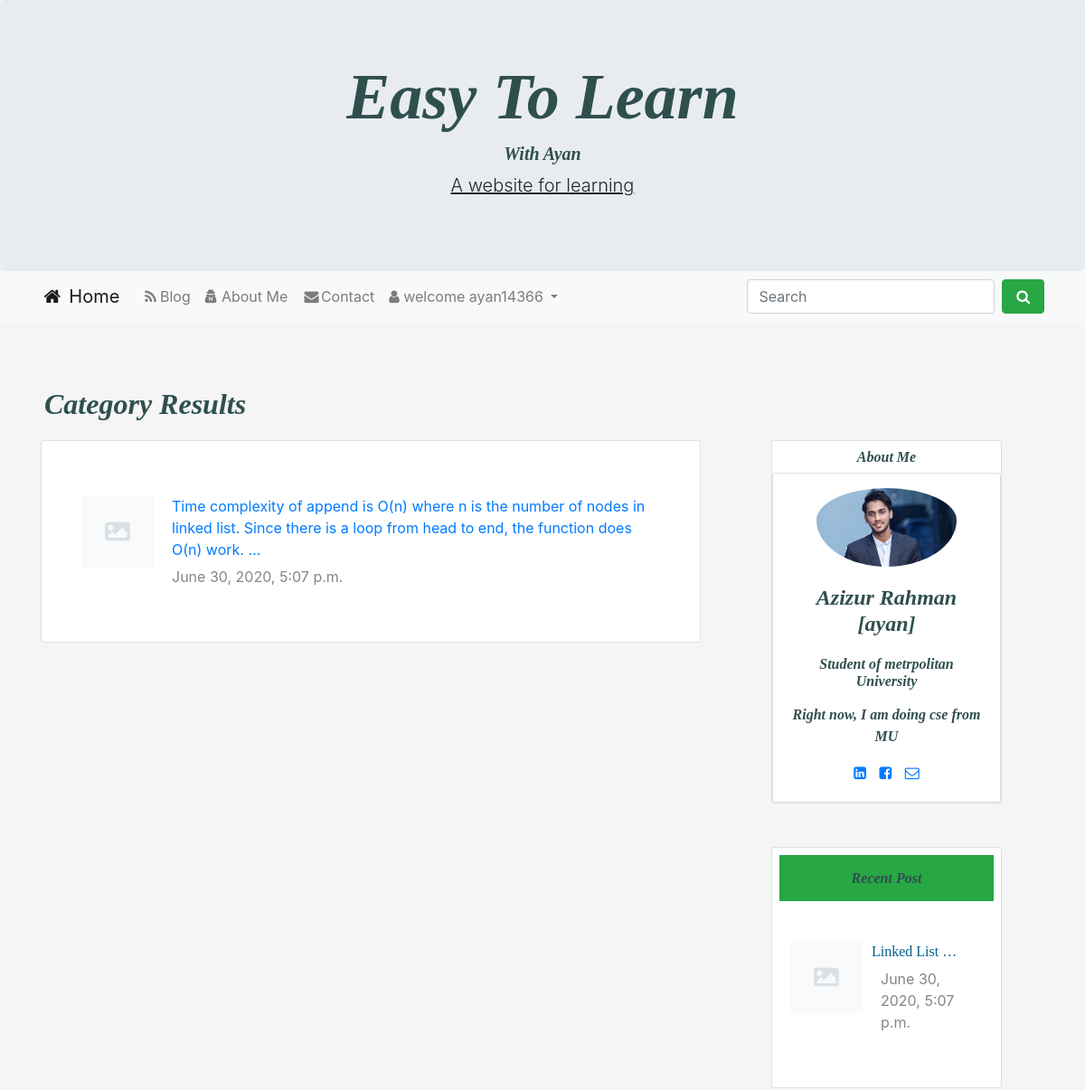
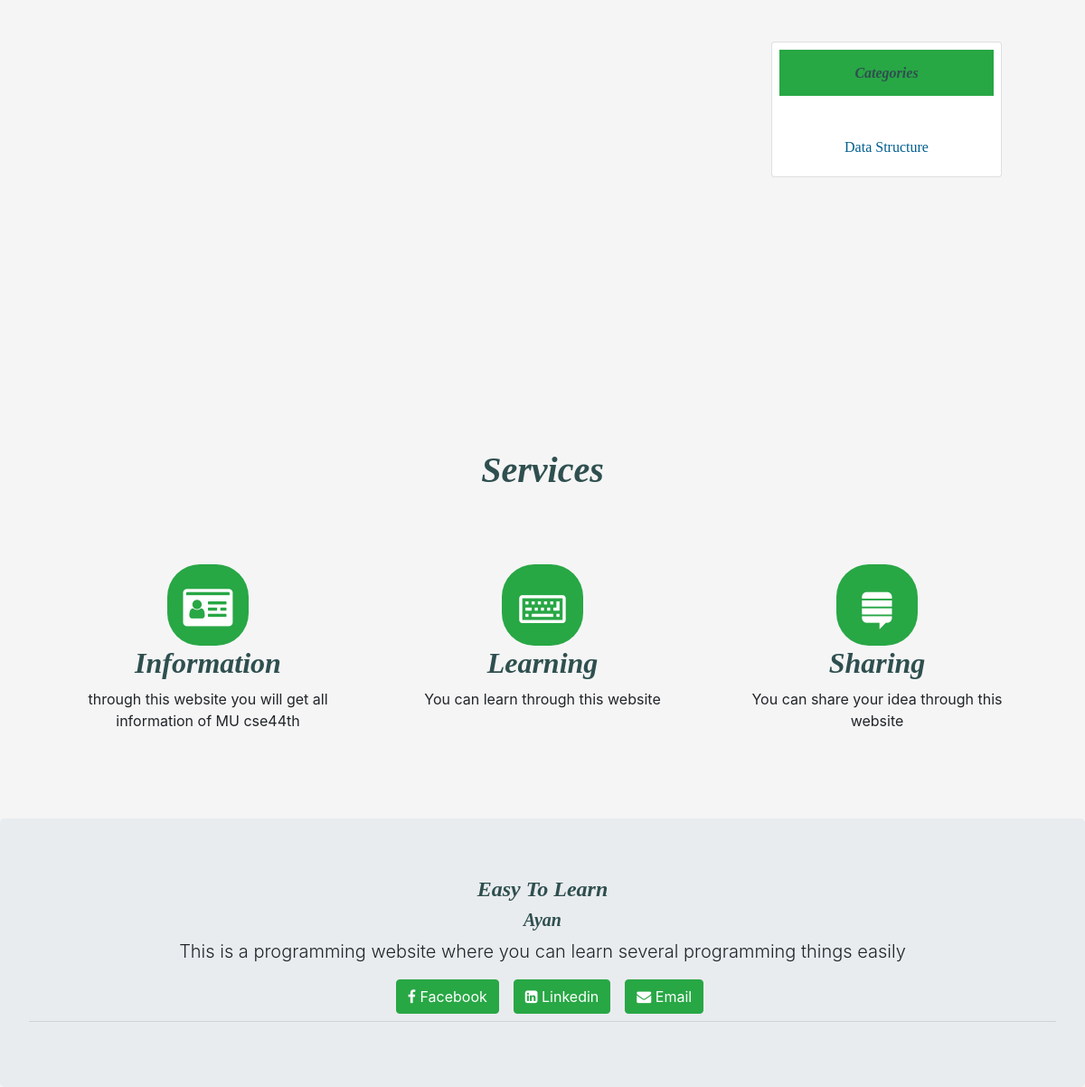
Page /categories/Data Structure (signed in) on the committed database (2 pictures, top to bottom).
### user/models.py (models this page shows, shortened)
class Account(AbstractBaseUser):
	email 					= models.EmailField(verbose_name="email", max_length=60, unique=True)
	username 				= models.CharField(max_length=30, unique=True)
	date_joined				= models.DateTimeField(verbose_name='date joined', auto_now_add=True)
	last_login				= models.DateTimeField(verbose_name='last login', auto_now=True)
	is_admin				= models.BooleanField(default=False)
	is_active				= models.BooleanField(default=True)
	is_staff				= models.BooleanField(default=False)
	is_superuser			= models.BooleanField(default=False)
	USERNAME_FIELD = 'email'
	REQUIRED_FIELDS = ['username']
	objects = MyAccountManager()

### home/models.py (models this page shows, shortened)
class Post(models.Model):
    category = models.ForeignKey(Category, on_delete=models.CASCADE)
    postAuthor = models.CharField(max_length=200)
    postId = models.AutoField(primary_key=True, auto_created=True)
    postTitle = models.CharField(max_length=200)
    postTimeDate = models.DateTimeField(auto_now_add=True, auto_now=False, blank=True)
    postInC = models.TextField()
    postInCplus = models.TextField()
    postInPython = models.TextField()
    postDescriptions = models.TextField()
    postUrl = models.TextField(blank=True)
    postImage = models.ImageField(blank=True, null=True)
    views = models.IntegerField(default=0)
    cat_search=models.CharField(max_length=200, null=False)
    def get_photo_url(self):
        if self.postImage and hasattr(self.postImage, 'url'):
            return self.postImage.url
        else:
            return "/static/no.png"

class Category(models.Model):
    category = models.CharField(max_length=200, primary_key=True)

### home/views.py (the view)
# urls.py: path('categories/<str:cat>', views.category, name='categories'),
def category(request, cat):
    Recent = Post.objects.all().order_by('-postTimeDate')[0:4]
    query = cat
    allPosts = Post.objects.filter(cat_search__contains=query)
    cat = Category.objects.all()[0:3]
    parms = {'allPosts': allPosts,
             'RecentPost': Recent,
             'Categories': cat,}
    return render(request, 'category.html', parms)

### templates/category.html (shortened to what this page needs)
{% extends 'base.html' %}
{% load static %}
 {% block body %}
<div class="row ml-1 mb-1">
    <h2 class="mb-3" id="heading">Category Results</h2>
</div>
    <div class="row">
   <div class="col-sm-8">
       {% if allPosts|length < 1 %}
      <div class="card text-center mt-5 p-5">
       <h3 style="margin-top:40;">
           There is no result
       </h3><br>
        <span><i class="fa fa-plus-circle" aria-hidden="true"></i> search properly</span>
        <a href="{% url 'blog' %}"><span><i class="fa fa-plus-circle" aria-hidden="true"></i> Go to Blog Page</span></a>
</div>
       {% else %}
    {% for post in allPosts %}
       <div class="card pt-4 pl-4 pb-4 pr-4">
                    <div class="card-body">
                        <div class="mt-3">
                            <img style="float:left;" class="d-inline-block" src="{{ post.get_photo_url }}" height=80;
                                width=80; alt="abc">
                            <a href="{% url 'readMore' post.postId %}">
                                <p  style="margin-left:100px;">
                                    {{ post.postDescriptions |truncatewords:30 }}
                                </p>
                            </a>
                            <p style="margin-left:100px; margin-top:-10px;" class="description">{{ post.postTimeDate }}</p>
                        </div>
                    </div>
        </div>
       {% endfor %}
       {% endif %}
       </div>
        <div class="col-sm-3 ml-lg-5" >
      <div class="card text-center ">
                    <h6 id="heading" class="mt-2">About Me</h6>
<div class="card card-cascade">
  <div class="view view-cascade overlay">
    <img class="card-img-top rounded-circle pl-5 pr-5 pt-3" src="{% static 'aya.jpeg' %}" alt="Card image cap">
  </div>
  <div class="card-body card-body-cascade text-center">
    <h4 class="card-title" id="heading" ><strong>Azizur Rahman [ayan]</strong></h4>
    <h6 class="font-weight-bold indigo-text py-2" id="heading" >Student of metrpolitan University</h6>
    <p class="card-text" id="heading" >Right now, I am doing cse from MU
    </p>
    <a href="https://www.linkedin.com/in/azizur-rahman-720636165"  class="btn-floating btn-small btn-fb"><i class="fa fa-linkedin-square

"></i></a>
    <a href="https://www.facebook.com/imayanchy/" class="btn-floating btn-small btn-tw" style="padding:10px;"><i class="fa fa-facebook-square

"></i></a>
    <a href="mailto:aaziz9642@gmail.com"  class="btn-floating btn-small btn-dribbble"><i class="fa fa-envelope-o"></i></a>
  </div>
</div>
                </div>
<div class="card promoting-card mt-5">
<h6 class="bg-success m-2  p-3 text-center" id="heading">Recent Post</h6>
 <div class="card-body">
                        <div class="mt-3">
                             {% for post in RecentPost%}
                            <img style="float:left;" class="d-inline-block" src="{{ post.get_photo_url }}" height=80;
                                width=80; alt="abc">
                            <a href="{% url 'readMore' post.postId %}">
                                <p  style="margin-left:90px;" class="text-style">
                                    {{ post.postTitle |truncatewords:2 }}
                                </p>
                            </a>
                            <p style="margin-left:100px; margin-top:-10px;" class="description">{{ post.postTimeDate }}</p>
                            <br>
                             {% endfor %}
                        </div>
                    </div>
</div>
<div class="card promoting-card mt-5">
<h6 class="bg-success m-2 p-3 text-center" id="heading">Categories</h6>
  <div class="card-body">
                        <div class="mt-3 text-center">
                             {% for cat in Categories%}
                            <a class="text-style" href="#"> {{cat.category}} </a><br>
                             {% endfor %}
                        </div>
                    </div>
</div>
</div>
</div>
 {% endblock body %}

### templates/base.html (shortened to what this page needs)
{% load static %}
<!DOCTYPE html>
<html lang="en">
<head>
  <link rel="stylesheet" href="https://maxcdn.bootstrapcdn.com/bootstrap/4.5.0/css/bootstrap.min.css">
 <link rel="stylesheet" href="https://cdnjs.cloudflare.com/ajax/libs/font-awesome/4.7.0/css/font-awesome.min.css">
  <link rel="stylesheet" href="{% static 'css/style.css' %} ">
</head>
<body style="background-color:#F5F5F5">
<div class="jumbotron" style="margin-bottom:0;">
  <a href="{% url 'home' %}" style="text-decoration: none;"><h1 class="display-3 text-center" id="heading">Easy To Learn</h1></a>
 <h4 class="lead text-center" id="heading"> With Ayan</h4>
  <p class="lead text-center"><u>A website for learning </u></p>
</div>
<nav class="navbar navbar-expand-lg navbar-light bg-light">
 <div class="container">
 <a class="navbar-brand" href="{% url 'home' %}"><i class="fa fa-fw fa-home"></i> Home</a>
  <div class="collapse navbar-collapse" id="navbarSupportedContent">
    <ul class="navbar-nav mr-auto">
    <li class="nav-item ">
        <a class="nav-link" href="{% url 'blog' %}" id="{% block blogActive %}{% endblock blogActive %}"><i class="fa fa-fw fa-rss" aria-hidden="true"></i>Blog</a>
      </li>
     <li class="nav-item" >
       <a  class="nav-link" href="{% url 'aboutMe' %}"
       id="{% block aboutActive %}{% endblock aboutActive %}"><i class="fa fa-user-secret" aria-hidden="true"></i> About Me</a>
     </li>
      <li class="nav-item">
       <a class="nav-link" href="{% url 'contact' %}" id="{% block contactActive %}{% endblock contactActive %}"><i class="fa fa-fw fa-envelope"></i>Contact</a>
      </li>
      {% if user.is_authenticated %}
                        <li class="nav-item dropdown  ">
                        <a class="nav-link dropdown-toggle" href="#" id="navbarDropdown" role="button"
                            data-toggle="dropdown" aria-haspopup="true" aria-expanded="false">
                           <i class="fa fa-user" aria-hidden="true"></i> welcome {{request.user.username}}
                        </a>
                    </li>
                    {% else %}
      <li class="nav-item">
       <a class="nav-link" href="#"  data-toggle="modal" data-target="#myModal"><i class="fa fa-fw fa-user"></i> Login</a>
      </li>
      {% endif %}
    </ul>
    <form class="form-inline my-2 my-lg-0" method="get" action="{% url 'search' %}">
      <input class="form-control mr-sm-2" type="search" name="search" placeholder="Search" aria-label="Search">
      <button class="btn btn-success my-2 my-sm-0" type="submit"><i class="fa fa-fw fa-search"></i></button>
    </form>
  </div>
  </div>
</nav>
<br>
<div class="container mt-5 mb-5">
     {% block body %}
     {% endblock body %}
   <h1 style="text-align:center; font-weight:bold;" id="heading">Services</h1>
<div class="row  text-center row-setting">
    <div class="col-sm-4 col-md-4 d-block m-auto">
        <div class="imgsetting d-block m-auto bg-success">
            <i class="fa fa-id-card fa-3x text-white mt-4"></i>
        </div>
         <h2 id="heading">Information</h2>
                <p>
                    through this website you will get all information of MU cse44th
                </p>
    </div>
     <div class="col-sm-4">
         <div class="imgsetting d-block m-auto bg-success">
            <i class="fa fa-keyboard-o fa-3x text-white mt-4"></i>
        </div>
         <h2 id="heading">Learning</h2>
                <p>
                    You can learn through this website
                </p>
    </div>
     <div class="col-sm-4">
        <div class="imgsetting d-block m-auto bg-success">
            <i class="fa fa-stack-exchange fa-3x text-white mt-4"></i>
        </div>
         <h2 id="heading">Sharing</h2>
                <p>
                    You can share your idea through this website
                </p>
    </div>
</div>
</div>
<div class="jumbotron " style="margin-bottom:0;">
    <h4 class="display-5 text-center" id="heading">Easy To Learn</h4>
    <h5 class="display-5 text-center" id="heading">Ayan</h5>
    <p class="lead text-center">This is a programming website where you can learn several programming things easily</p>
    <div class="d-flex justify-content-center">
   <a href="https://www.facebook.com/imayanchy/" class=" btn text-white btn-success ml-3">
   <i class="fa fa-facebook" aria-hidden="true"></i> Facebook</a>
   <a href="https://www.linkedin.com/in/azizur-rahman-720636165" class=" btn text-white btn-success ml-3" >
   <i class="fa fa-linkedin-square" aria-hidden="true"></i> Linkedin</a>
   <a href="mailto:aaziz9642@gmail.com" class=" btn text-white btn-success ml-3">
   <i class="fa fa-envelope" aria-hidden="true"></i> Email</a>
</div>
    <hr class="my-2">
</div>
</body>
</html>

### static/css/style.css (style rules this page uses)
#heading { font-family:bitter,georgia,"times new roman",times,serif; font-weight:bold; color:#2F4F4F; font-style: italic }
.description { color:#868686; fon-weight:bold; margin-top:-2px; }
.text-style { font-family:bitter,georgia,"times new roman",times,serif; color:#005E90; }

### templates/base.html (style rules this page uses)
.row-setting { margin:80px 0px !important; }
.imgsetting { border-radius: 40%; height: 90px; width: 90px; }

### rows in the picture
Account: user.username "ayan14366"
Post: postDescriptions "Time complexity of append is O(n) where n is the number of nodes in linked list. Since there is a loop from head to end, the function does O(n) work. …", postTimeDate "June 30, 2020, 5:07 p.m.", postTitle "Linked List …"
Category: category "Data Structure"
